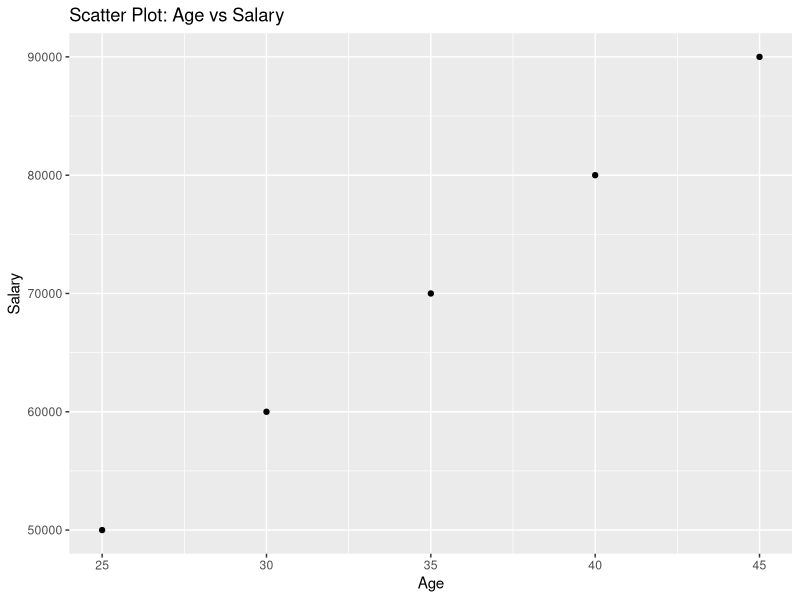
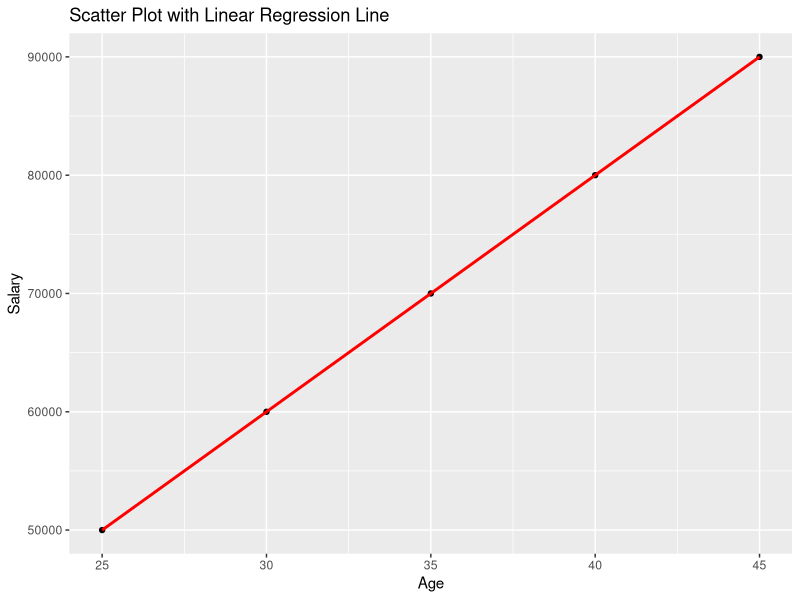
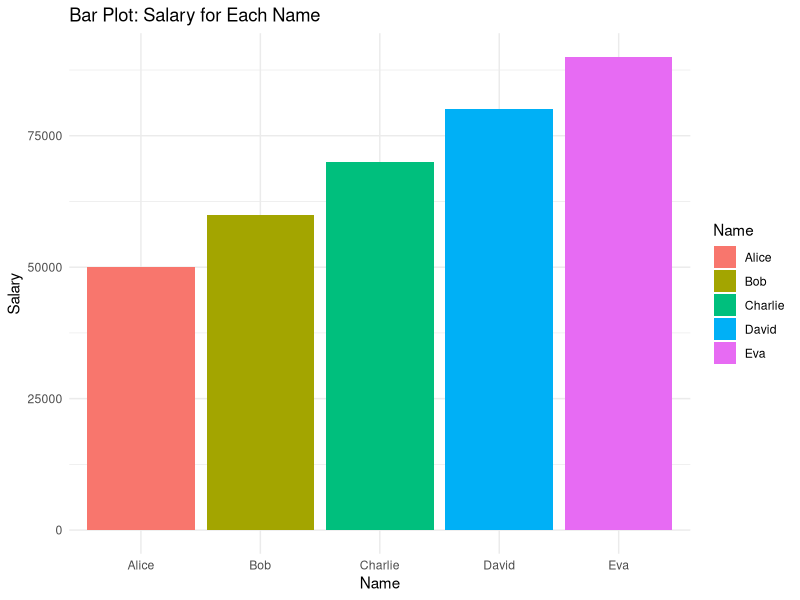
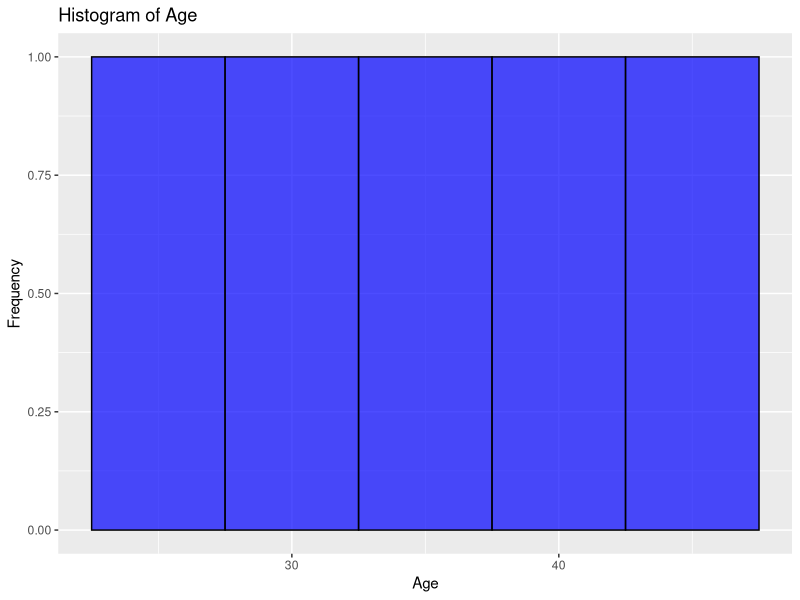
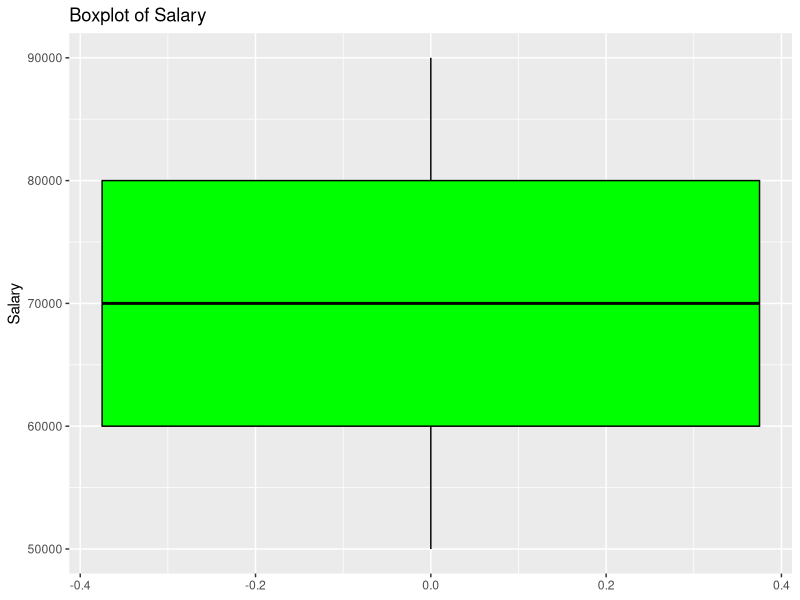
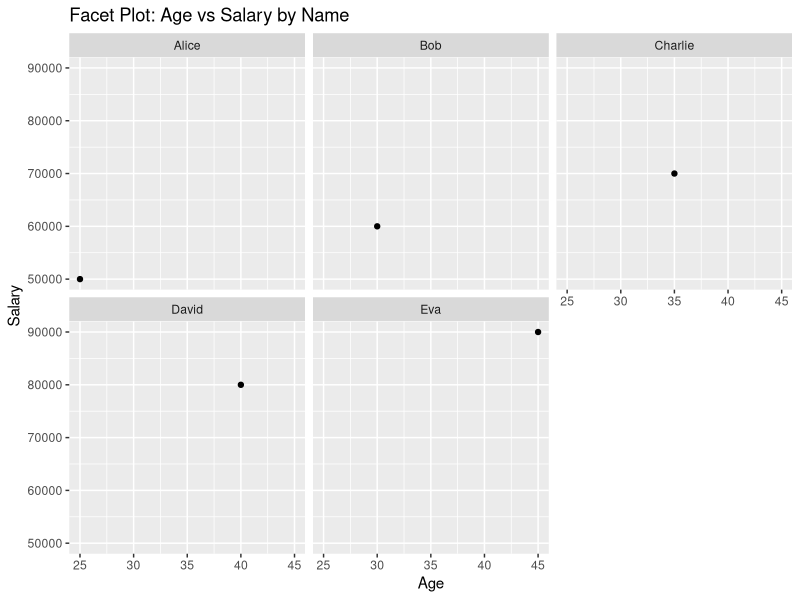

These charts were generated, in order, by the following R code:
# Step 1: Install and load ggplot2 package if it's not already installed
# Uncomment the line below if you haven't installed ggplot2 yet
# install.packages("ggplot2")

# Load the ggplot2 library
library(ggplot2)

# ---------------------------------------------------------------------------------
# Step 2: Create a sample data frame for plotting
df <- data.frame(
  Name = c("Alice", "Bob", "Charlie", "David", "Eva"),
  Age = c(25, 30, 35, 40, 45),
  Salary = c(50000, 60000, 70000, 80000, 90000)
)

# Print the data frame to inspect
print("Original Data Frame:")
print(df)

# ---------------------------------------------------------------------------------
# Step 3: Basic Scatter Plot
# Scatter plot of Age vs Salary
ggplot(df, aes(x = Age, y = Salary)) +
  geom_point() +  # Add points to the plot
  ggtitle("Scatter Plot: Age vs Salary") +  # Add title
  xlab("Age") +  # Add label for x-axis
  ylab("Salary")  # Add label for y-axis

# This will produce a scatter plot with points representing Age and Salary.

# ---------------------------------------------------------------------------------
# Step 4: Adding a Linear Regression Line
# Add a linear regression line to the scatter plot
ggplot(df, aes(x = Age, y = Salary)) +
  geom_point() +  # Add points to the plot
  geom_smooth(method = "lm", se = FALSE, color = "red") +  # Add a red linear regression line
  ggtitle("Scatter Plot with Linear Regression Line") +
  xlab("Age") +
  ylab("Salary")

# This will produce a scatter plot with a linear regression line that shows the trend.

# ---------------------------------------------------------------------------------
# Step 5: Bar Plot
# Create a bar plot of Salary for each Name
ggplot(df, aes(x = Name, y = Salary, fill = Name)) +
  geom_bar(stat = "identity") +  # Use the actual values (identity) for the bar height
  ggtitle("Bar Plot: Salary for Each Name") +
  xlab("Name") +
  ylab("Salary") +
  theme_minimal()  # Apply minimal theme

# This will create a bar plot showing the Salary of each individual.

# ---------------------------------------------------------------------------------
# Step 6: Histogram
# Create a histogram of the Age column to see the distribution of ages
ggplot(df, aes(x = Age)) +
  geom_histogram(binwidth = 5, fill = "blue", color = "black", alpha = 0.7) +  # Customize appearance
  ggtitle("Histogram of Age") +
  xlab("Age") +
  ylab("Frequency")

# This will create a histogram to visualize the distribution of Age values.

# ---------------------------------------------------------------------------------
# Step 7: Boxplot
# Create a boxplot to show the distribution of Salary
ggplot(df, aes(y = Salary)) +
  geom_boxplot(fill = "green", color = "black") +
  ggtitle("Boxplot of Salary") +
  ylab("Salary")

# This will create a boxplot to visualize the distribution and spread of Salary.

# ---------------------------------------------------------------------------------
# Step 8: Faceted Plot (Grouping)
# Create a plot that groups data based on a condition (e.g., Age vs Salary by Name)
ggplot(df, aes(x = Age, y = Salary)) +
  geom_point() +
  facet_wrap(~ Name) +  # Facet the plot by Name (one plot per Name)
  ggtitle("Facet Plot: Age vs Salary by Name") +
  xlab("Age") +
  ylab("Salary")

# This will create a separate scatter plot for each individual (faceted by Name).
